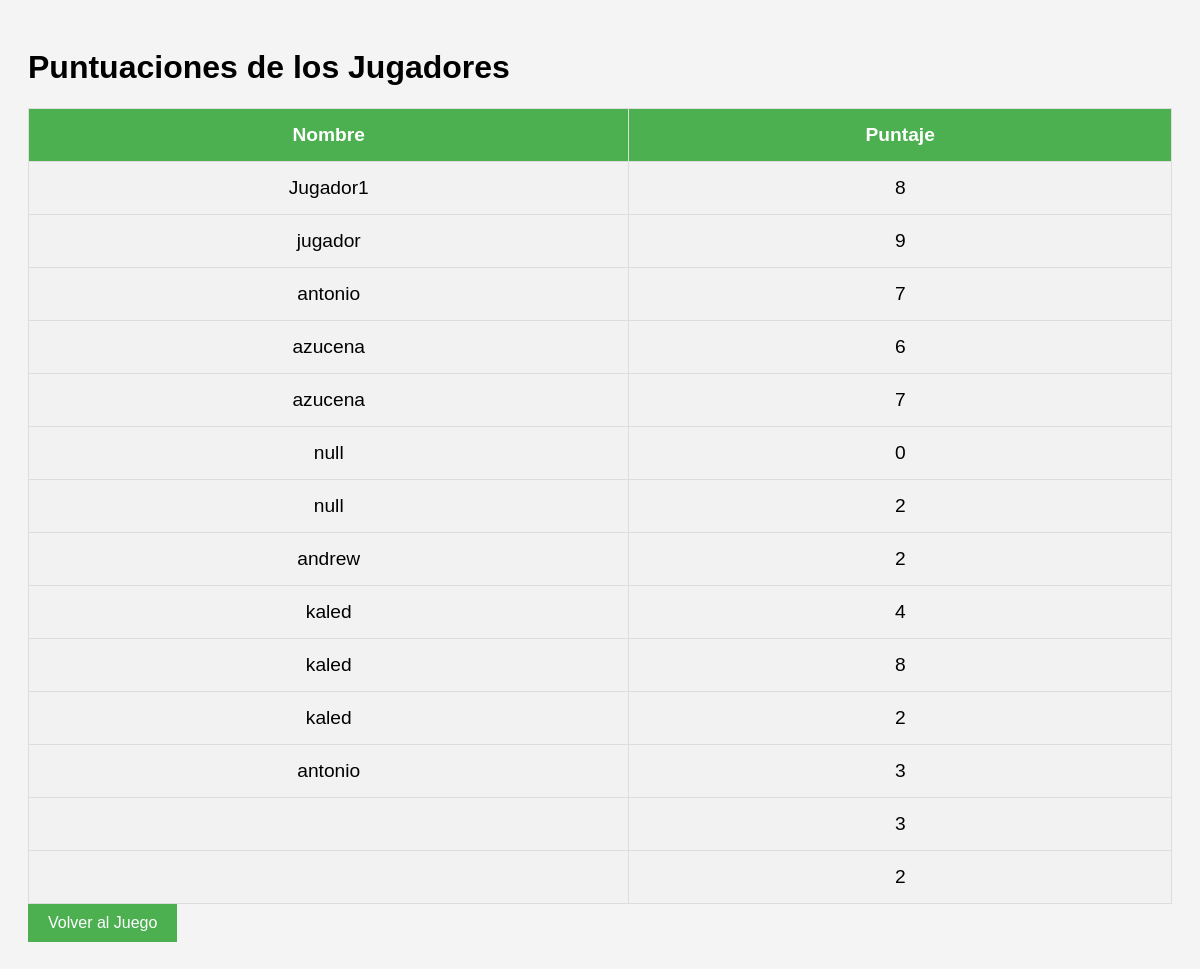
Screenshot of /puntajes/ with the database file from the repository.
### app_inicio/models.py (models this page shows, shortened)
class Puntaje(models.Model):
    nombre = models.CharField(max_length=100)  # Nombre del jugador
    puntaje = models.IntegerField()  # Puntaje obtenido

### app_inicio/views.py (the view)
# urls.py: path('puntajes/', views.ver_puntajes, name='ver_puntajes'),  # Página de puntajes
def ver_puntajes(request):
    puntajes = Puntaje.objects.all()  # Recupera todas las puntuaciones
    return render(request, 'puntajes.html', {'puntajes': puntajes})

### app_inicio/templates/puntajes.html (shortened to what this page needs)
<!DOCTYPE html>
<html lang="es">
<head>
</head>
<body>
    <h1>Puntuaciones de los Jugadores</h1>
    <table>
        <tr>
            <th>Nombre</th>
            <th>Puntaje</th>
        </tr>
        {% for puntaje in puntajes %}
        <tr>
            <td>{{ puntaje.nombre }}</td>
            <td>{{ puntaje.puntaje }}</td>
        </tr>
        {% empty %}
        <tr>
            <td colspan="2">No hay puntajes disponibles.</td>
        </tr>
        {% endfor %}
    </table>
    <a href="{% url 'juego' %}">
        <button>Volver al Juego</button>
    </a>
</body>
</html>

### app_inicio/templates/puntajes.html (style rules this page uses)
body { font-family: Arial, sans-serif; padding: 20px; background-color: #f4f4f4; }
table { width: 100%; margin-top: 20px; border-collapse: collapse; font-size: 1.2rem; }
th, td { padding: 15px; text-align: center; border: 1px solid #ddd; }
th { background-color: #4CAF50; color: white; }
td { background-color: #f2f2f2; }
button { padding: 10px 20px; background-color: #4CAF50; color: white; border: none; cursor: pointer; font-size: 1rem; }

### rows the page displays
Puntaje: nombre "Jugador1", puntaje "8"
Puntaje: nombre "jugador", puntaje "9"
Puntaje: nombre "antonio", puntaje "7"
Puntaje: nombre "azucena", puntaje "6"
Puntaje: nombre "azucena", puntaje "7"
Puntaje: nombre "null", puntaje "0"
Puntaje: nombre "null", puntaje "2"
Puntaje: nombre "andrew", puntaje "2"
Puntaje: nombre "kaled", puntaje "4"
Puntaje: nombre "kaled", puntaje "8"
Puntaje: nombre "kaled", puntaje "2"
Puntaje: nombre "antonio", puntaje "3"
Puntaje: puntaje "3"
Puntaje: puntaje "2"
